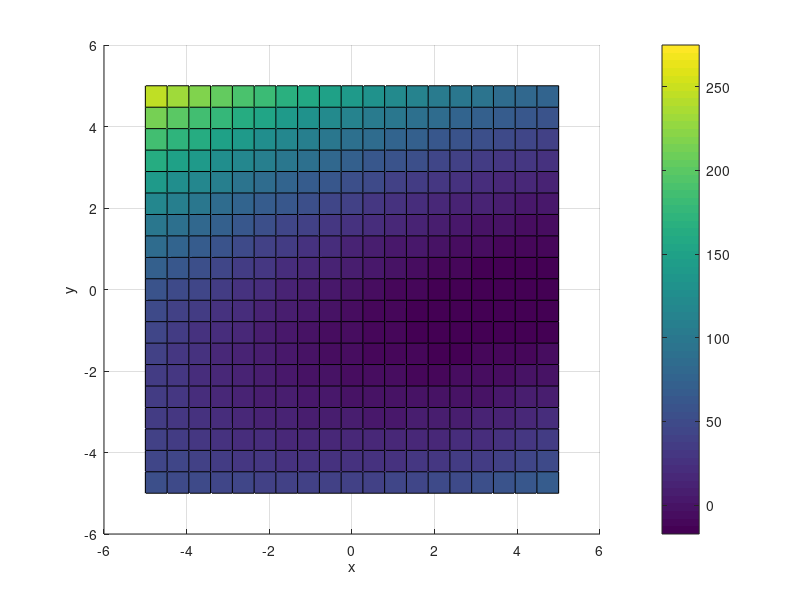

MATLAB code to generate this figure:
f = @(x, y) -8*x + x.^2 + 12*y + 4*y.^2 - 2*x.*y;
%a) graphical
[X, Y] = meshgrid(linspace(-5, 5, 20), linspace(-5, 5, 20));
Z = f(X, Y);
surf(X, Y, Z)
view(0, 90)
xlabel('x')
ylabel('y')
zlabel('z')
colorbar
pause

%b) fminsearch
fnew = @(x) f(x(1), x(2));
[x,z] = fminsearch(fnew, [0,0])
%c) substitute b) into a)
fnew(x)

